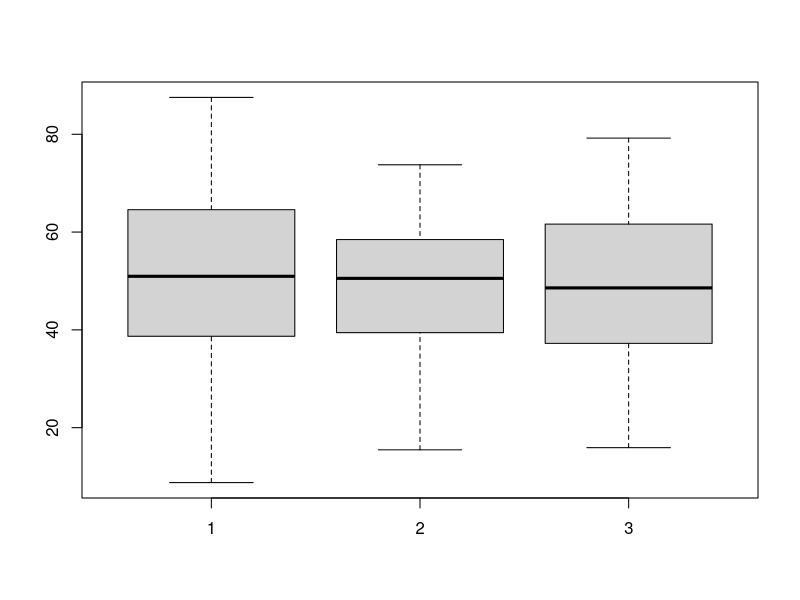
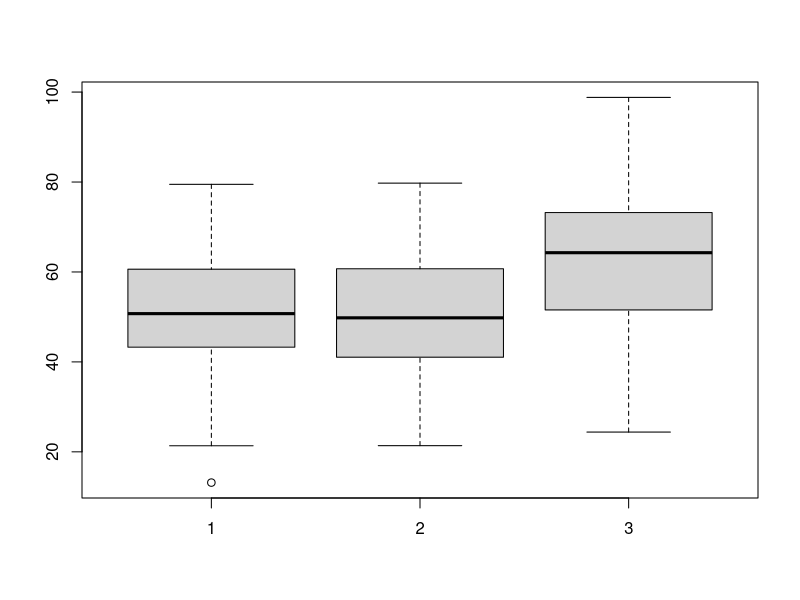
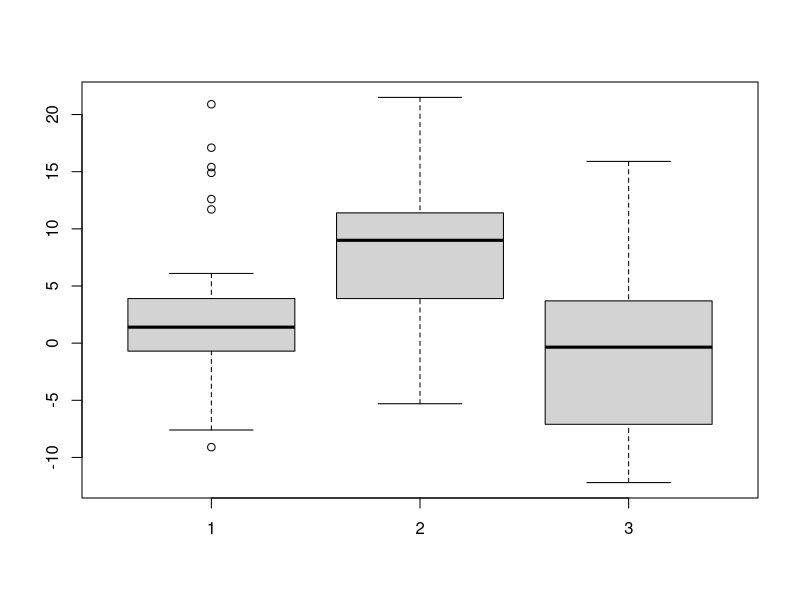
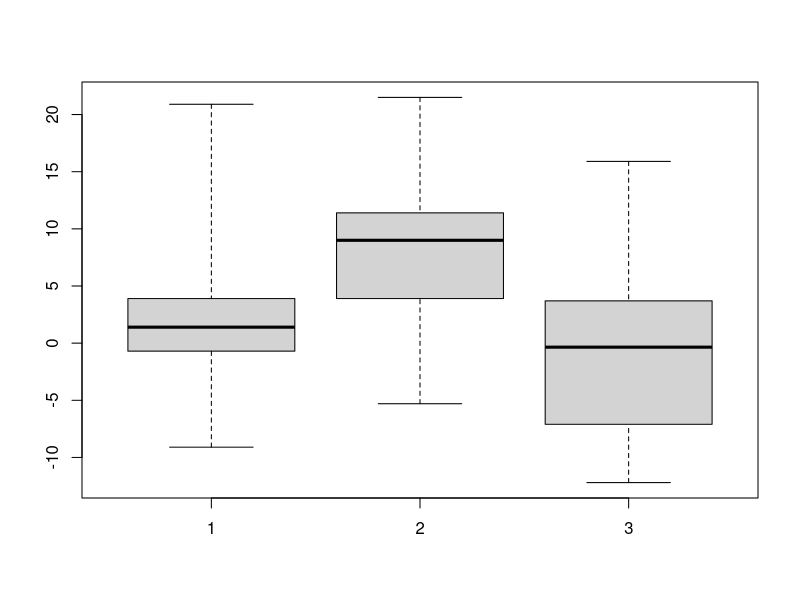
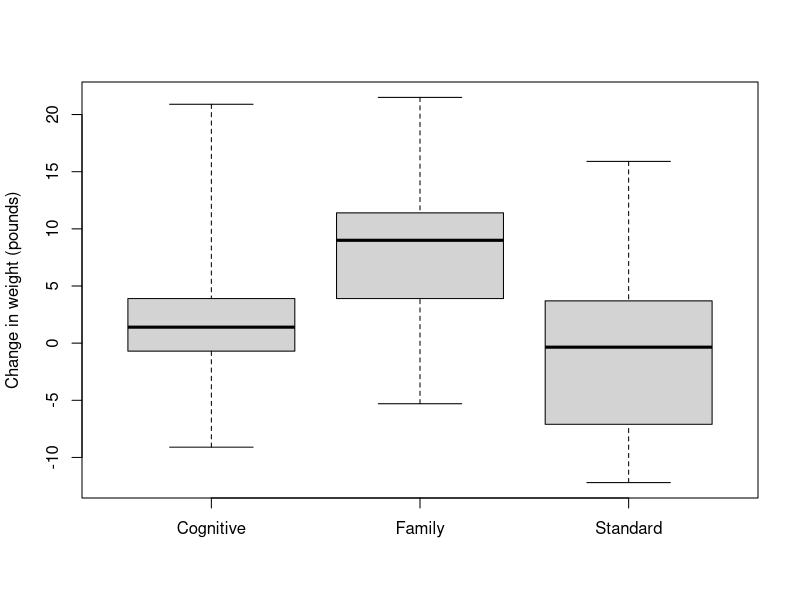
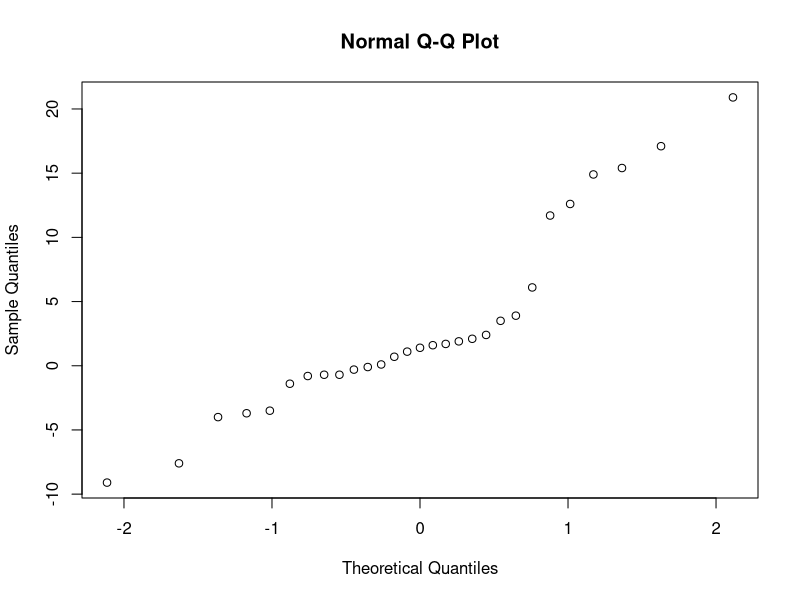
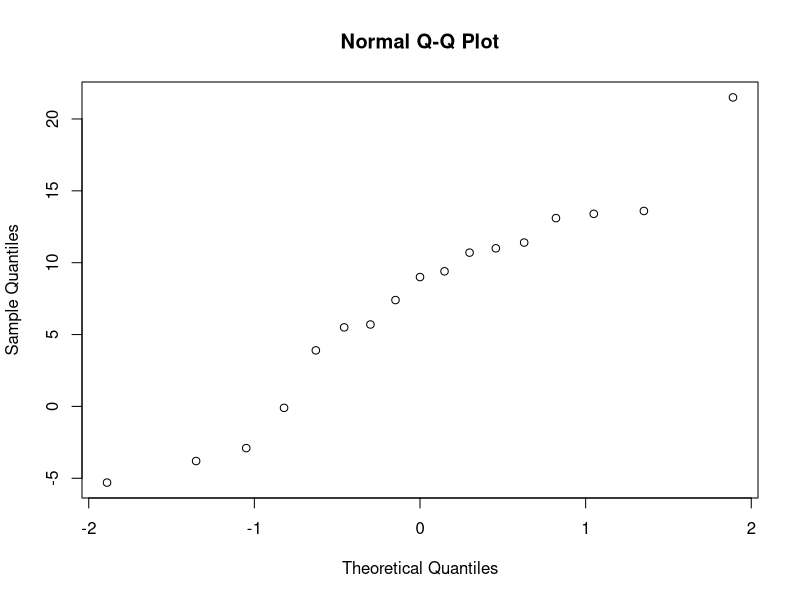
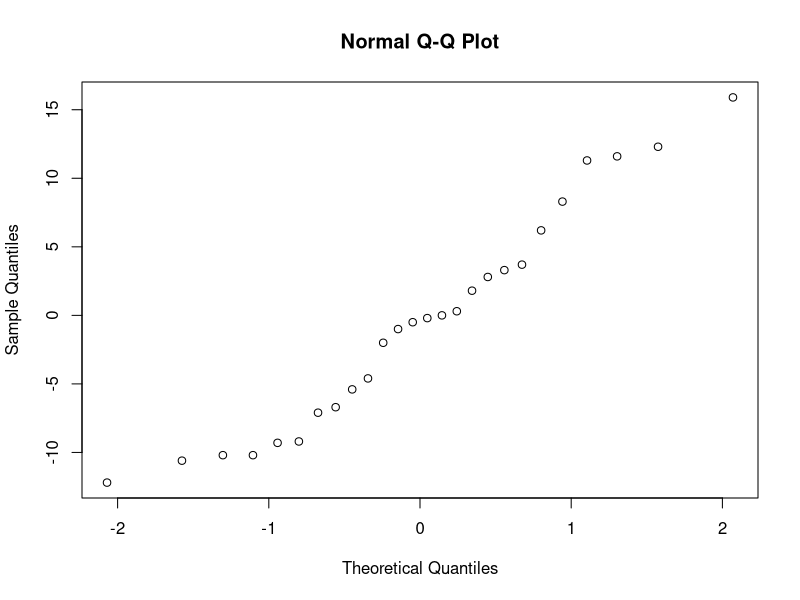

Recreate these plots in R, in order.
### Example: Equal sample sizes

# Set random seed

set.seed(123456)

# Generate random data

x1 = rnorm(50, mean=50, sd=15)
x2 = rnorm(50, mean=50, sd=15)
x3 = rnorm(50, mean=50, sd=15)

boxplot(x1, x2, x3)

y1 = rnorm(50, mean=50, sd=15)
y2 = rnorm(50, mean=50, sd=15)
y3 = rnorm(50, mean=60, sd=15)

boxplot(y1, y2, y3)

sd(x1)
sd(x2)
sd(x3)

# "Within-sample" estimate of variance

(var(x1) + var(x2) + var(x3)) / 3

# "Between-sample" estimate of variance

var(c(mean(x1), mean(x2), mean(x3))) * 50

# Same things for y
# Within-sample
(var(y1) + var(y2) + var(y3)) / 3
# Between-sample
var(c(mean(y1), mean(y2), mean(y3))) * 50

# Calculate an F-statistic
within.ms = (var(x1) + var(x2) + var(x3)) / 3
between.ms = var(c(mean(x1), mean(x2), mean(x3))) * 50
F = between.ms / within.ms

# P-value: Compare to F distribution
1 - pf(F, df1=2, df2=147)

# Same things for y
within.ms = (var(y1) + var(y2) + var(y3)) / 3
between.ms = var(c(mean(y1), mean(y2), mean(y3))) * 50
F = between.ms / within.ms
1 - pf(F, df1=2, df2=147)

# Shortcut

x.all = c(x1, x2, x3)
group = factor(c(rep(1, 50), rep(2, 50), rep(3, 50)))
anova(lm(x.all ~ group))

y.all = c(y1, y2, y3)
group = factor(c(rep(1, 50), rep(2, 50), rep(3, 50)))
anova(lm(y.all ~ group))





### Anorexia example

# Raw data at:
# http://mypage.iu.edu/~mtrosset/StatInfeR/Data/anorexia.dat
# We'll use the file anorexia.txt
anorexia = read.table("anorexia.txt",
                      header=TRUE)
summary(anorexia)
all.diffs = anorexia$After - anorexia$Before
cog.diff = all.diffs[anorexia$Treatment=="Cognitive"]
fam.diff = all.diffs[anorexia$Treatment=="Family"]
std.diff = all.diffs[anorexia$Treatment=="Standard"]
cog.diff
fam.diff
std.diff
n1 = length(cog.diff)
n2 = length(fam.diff)
n3 = length(std.diff)
N = n1 + n2 + n3
boxplot(cog.diff, fam.diff, std.diff)
# Better-looking boxplots
boxplot(cog.diff, fam.diff, std.diff, range=0)
boxplot(cog.diff, fam.diff, std.diff, range=0, 
    names=c("Cognitive","Family","Standard"),
    ylab="Change in weight (pounds)")

# Check homoscedasticity
sd(cog.diff)
sd(fam.diff)
sd(std.diff)

# Check normality
qqnorm(cog.diff)
qqnorm(fam.diff)
qqnorm(std.diff)

# Find group means and grand mean
cog.mean = mean(cog.diff)
fam.mean = mean(fam.diff)
std.mean = mean(std.diff)
grand.mean = mean(all.diffs)

# Total sum-of-squares
SST = sum( (all.diffs-grand.mean)^2 )
total.df = N - 1

# Between sum-of-squares and mean-square
SSB = n1*(cog.mean-grand.mean)^2 +
    n2*(fam.mean-grand.mean)^2 +
    n3*(std.mean-grand.mean)^2
between.df = 2 
between.meansquare = SSB/2

# Within sum-of-squares and mean-square
SSW = sum( (cog.diff-cog.mean)^2 ) +
    sum( (fam.diff-fam.mean)^2 ) +
    sum( (std.diff-std.mean)^2 )
# Alternative formula
SSW = (n1-1)*var(cog.diff) +
  (n2-1)*var(fam.diff) +
  (n3-1)*var(std.diff)
within.df = N - 3
within.meansquare = SSW/within.df

# Check these are equal
SST
SSB + SSW

# Are these close?
between.meansquare
within.meansquare

# F-test
F = between.meansquare/within.meansquare
# P-value
1 - pf(F, df1=between.df, df2=within.df)

# Shortcut

anova(lm(all.diffs ~ anorexia$Treatment))

### Extra stuff
# (Not examinable)
# Don't assume normality
# How do we get a P-value?

F.random = function(){
  random.diffs = sample(all.diffs)
  cog.random = random.diffs[1:29]
  fam.random = random.diffs[30:46]
  std.random = random.diffs[47:72]
  SSW.random = (n1-1)*var(cog.random) +
    (n2-1)*var(fam.random) + 
    (n3-1)*var(std.random)
  SSB.random = SST - SSW.random
 return((SSB.random/between.df) / (SSW.random/within.df))
}

F.list = replicate(100000, F.random())
mean(F.list >= F)





### So what's the difference?

# t-test cog vs. std and fam vs. std
# Note: Because we're doing two tests,
# compare P-values to 0.025
t.test(cog.diff, std.diff)
t.test(fam.diff, std.diff)

### Jellybean demo
# https://xkcd.com/882/


# Suppose we set up a randomized experiment
# Measure "normalized acne"
set.seed(520)
control = rnorm(1000)
jellybeans = rnorm(2000)
jellybean.matrix = matrix(jellybeans, nrow=100, ncol=20)
t.test(jellybeans, control, alt="greater")
t.test(jellybeans, control,
      alt="greater")$p.value

# Does color matter?
boxplot(jellybean.matrix, range=0)
# Naive way: Do 20 tests at level alpha = 0.05
P.values = rep(NA, 20)
for(J in 1:20){
  P.values[J] = t.test(jellybean.matrix[,J], control,
      alt="greater")$p.value
}
# Which tests
P.values < 0.05
#3 has a small P-value
green.beans = jellybean.matrix[,3]
t.test(green.beans, control, alt="greater")
# Green jelly beans cause acne
# is a terrible conclusion

# Better approaches:
# 1. Do an ANOVA to see if color matters
color = factor(rep(1:20, each=100))
anova(lm(jellybeans ~ color))

# 2. Instead of comparing to alpha,
# compare to alpha/number of tests
P.values < 0.05/20
# Green jelly beans do not cause acne




